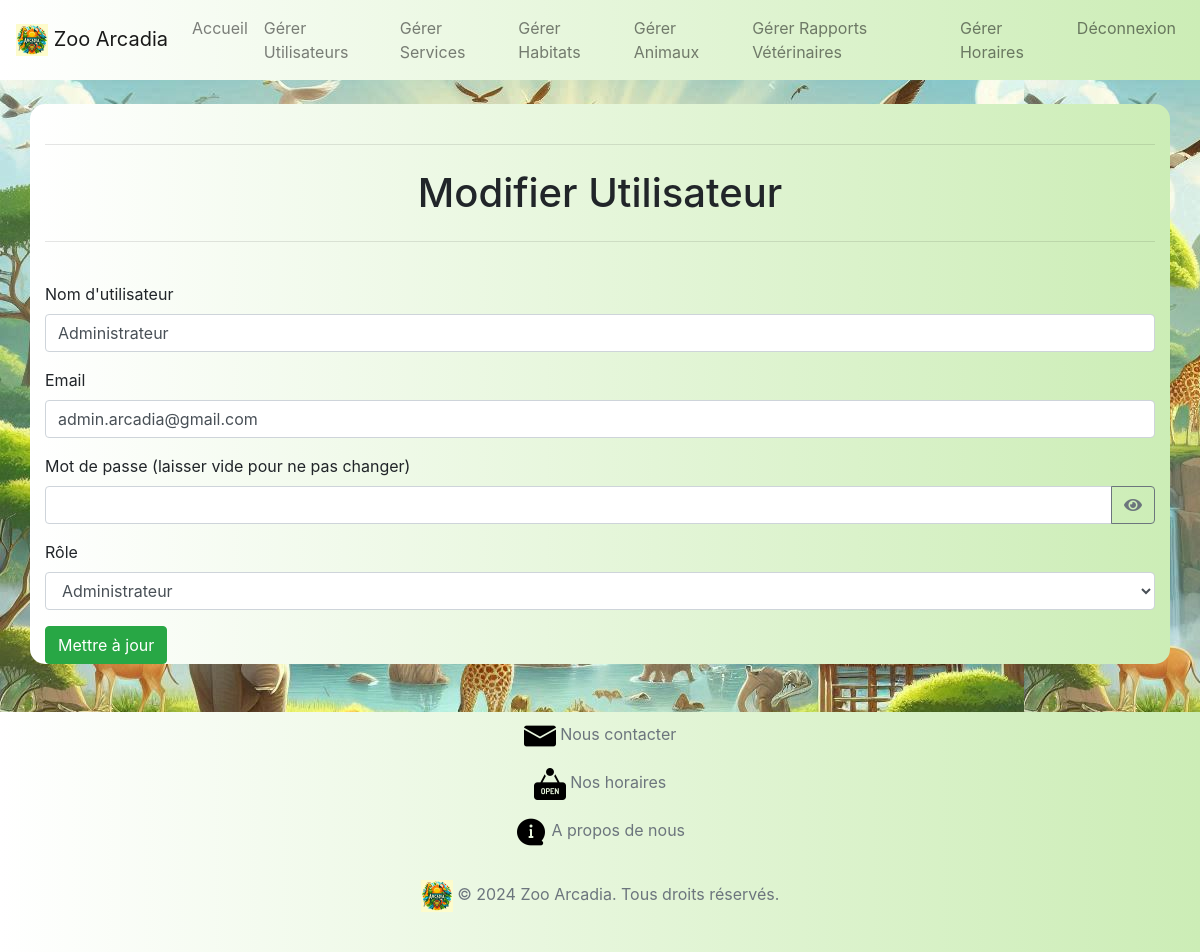
/admin/edit_user.php?id=1 (signed in), run on the app's committed database.
### tables this page shows
CREATE TABLE `users` (
  `id` int(11) NOT NULL,
  `username` varchar(255) NOT NULL,
  `password` varchar(255) NOT NULL,
  `role_id` int(11) DEFAULT NULL,
  `email` varchar(255) NOT NULL
);

### functions.php (called while the page is built, shortened)
<?php
class User {
    private $db;
    public function __construct($db) {
        $this->db = $db;
    }
    public function getUtilisateurParId($id) {
        $stmt = $this->db->prepare("SELECT * FROM users WHERE id = ?");
        $stmt->execute([$id]);
        return $stmt->fetch(PDO::FETCH_ASSOC);
    }
}

### admin/edit_user.php (the view, shortened to what this page needs)
<?php
require '../functions.php';
$user_id = $_GET['id'];
$database = new Database();
$db = $database->connect();
$userManager = new User($db);
$user = $userManager->getUtilisateurParId($user_id);
include '../templates/header.php';
include 'navbar_admin.php';
?>
<div class="container mt-4" style="background: linear-gradient(to right, #ffffff, #ccedb6);">
    <br>
    <hr>
    <h1 class="my-4">Modifier Utilisateur</h1>
    <hr>
    <br>
    <form action="edit_user.php?id=<?php echo $user['id']; ?>" method="POST">
        <div class="form-group">
            <label for="username">Nom d'utilisateur</label>
            <input type="text" class="form-control" id="username" name="username" value="<?php echo htmlspecialchars($user['username']); ?>" required>
        </div>
        <div class="form-group">
            <label for="email">Email</label>
            <input type="email" class="form-control" id="email" name="email" value="<?php echo htmlspecialchars($user['email']); ?>" required>
        </div>
        <div class="form-group">
    <label for="password">Mot de passe (laisser vide pour ne pas changer)</label>
    <div class="input-group">
        <input type="password" class="form-control" id="password" name="password">
        <div class="input-group-append">
            <button class="btn btn-outline-secondary" type="button" id="togglePassword">
                <i class="fa fa-eye" aria-hidden="true"></i>
            </button>
        </div>
    </div>
</div>
        <div class="form-group">
            <label for="role_id">Rôle</label>
            <select class="form-control" id="role_id" name="role_id" required>
                <option value="1" <?php if ($user['role_id'] == 1) echo 'selected'; ?>>Administrateur</option>
            </select>
        </div>
        <button type="submit" class="btn btn-success">Mettre à jour</button>
    </form>
</div>
<?php include '../templates/footerconnected.php'; ?>

### admin/edit_user.php (style rules this page uses)
h1,h2,h3 { text-align: center; }
body { background-image: url('../image/background.jpg'); }
.mt-4 { background: whitesmoke; border-radius: 15px; }

### data on the page
users: username "Administrateur", email "admin.arcadia@gmail.com", role_id "Administrateur"
